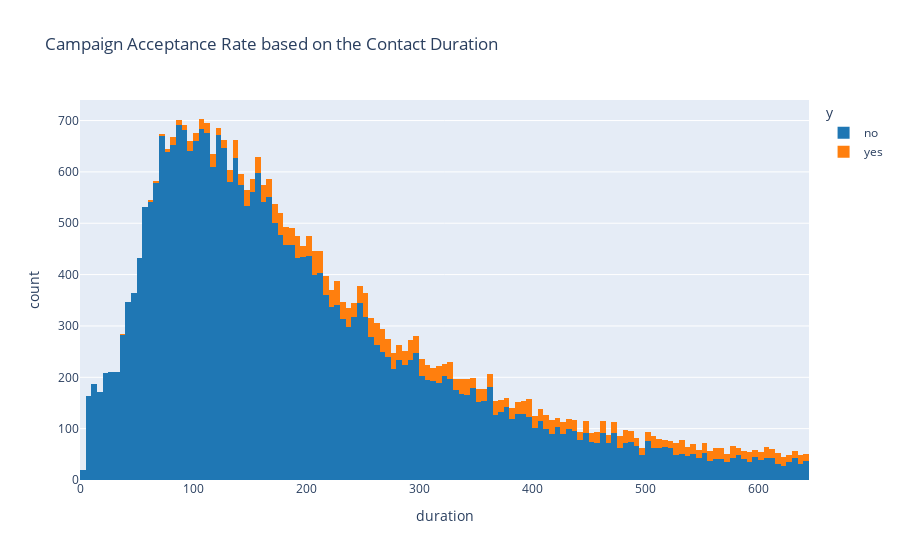

Source (notebook cell):
### Code cell
px.histogram(df_cleaned, x='duration', color='y', title='Campaign Acceptance Rate based on the Contact Duration',color_discrete_sequence=px.colors.qualitative.D3)

### Figure 1 — Plotly figure (JSON) as saved in the notebook; plotly's stock layout.template omitted (floating-point values rounded to 4 significant figures; data arrays with more than 128 entries replaced by an {"elided": "..."} marker saying what was removed)
{"data": [{"alignmentgroup": "True", "bingroup": "x", "hovertemplate": "y=no<br>duration=%{x}<br>count=%{y}<extra></extra>", "legendgroup": "no", "marker": {"color": "#1F77B4"}, "name": "no", "offsetgroup": "no", "orientation": "v", "showlegend": true, "type": "histogram", "x": {"elided": "31799 int values"}, "xaxis": "x", "yaxis": "y"}, {"alignmentgroup": "True", "bingroup": "x", "hovertemplate": "y=yes<br>duration=%{x}<br>count=%{y}<extra></extra>", "legendgroup": "yes", "marker": {"color": "#FF7F0E"}, "name": "yes", "offsetgroup": "yes", "orientation": "v", "showlegend": true, "type": "histogram", "x": {"elided": "2835 int values"}, "xaxis": "x", "yaxis": "y"}], "layout": {"barmode": "relative", "legend": {"title": {"text": "y"}, "tracegroupgap": 0}, "title": {"text": "Campaign Acceptance Rate based on the Contact Duration"}, "xaxis": {"anchor": "y", "domain": [0, 1], "title": {"text": "duration"}}, "yaxis": {"anchor": "x", "domain": [0, 1], "title": {"text": "count"}}}}
